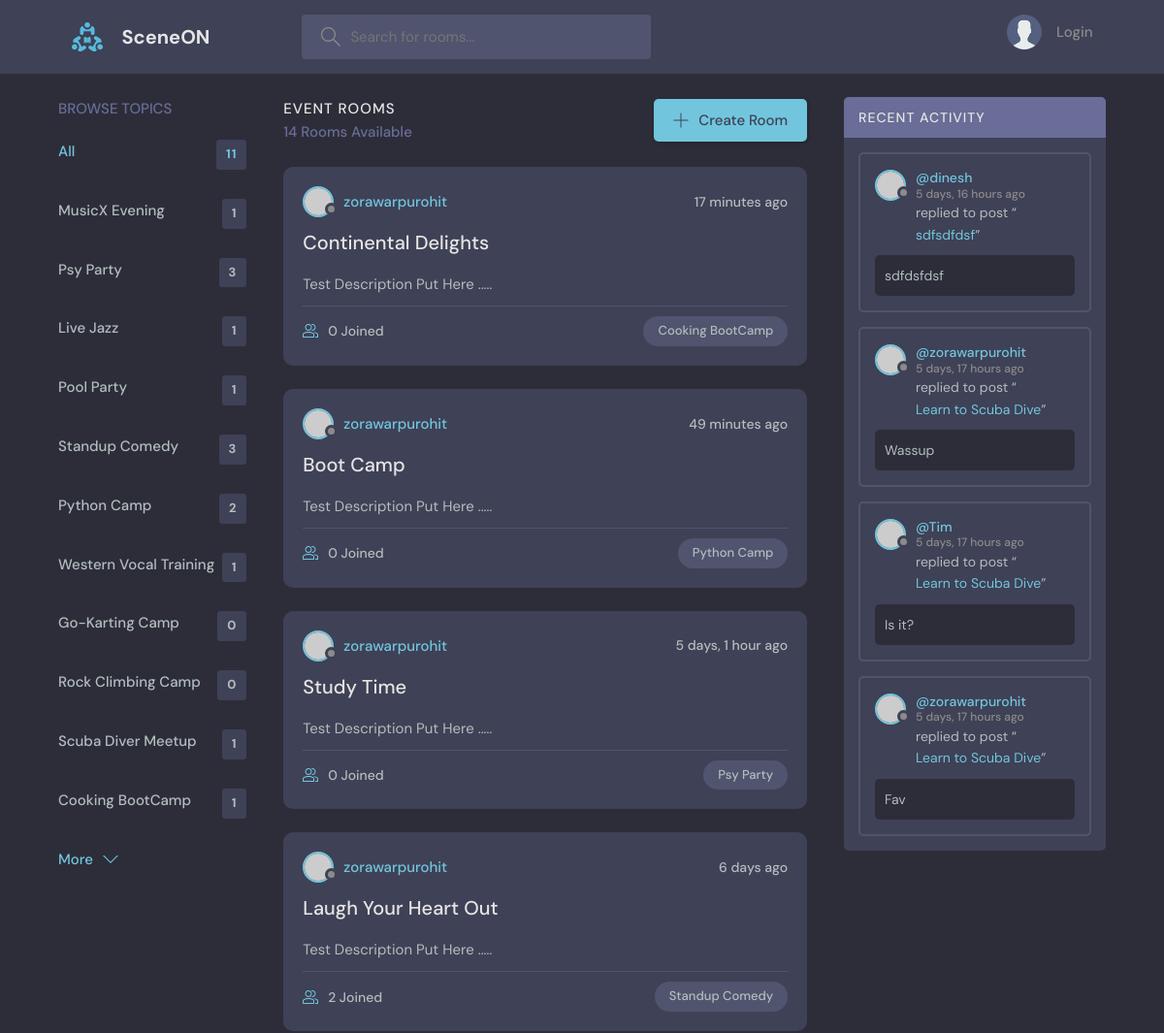
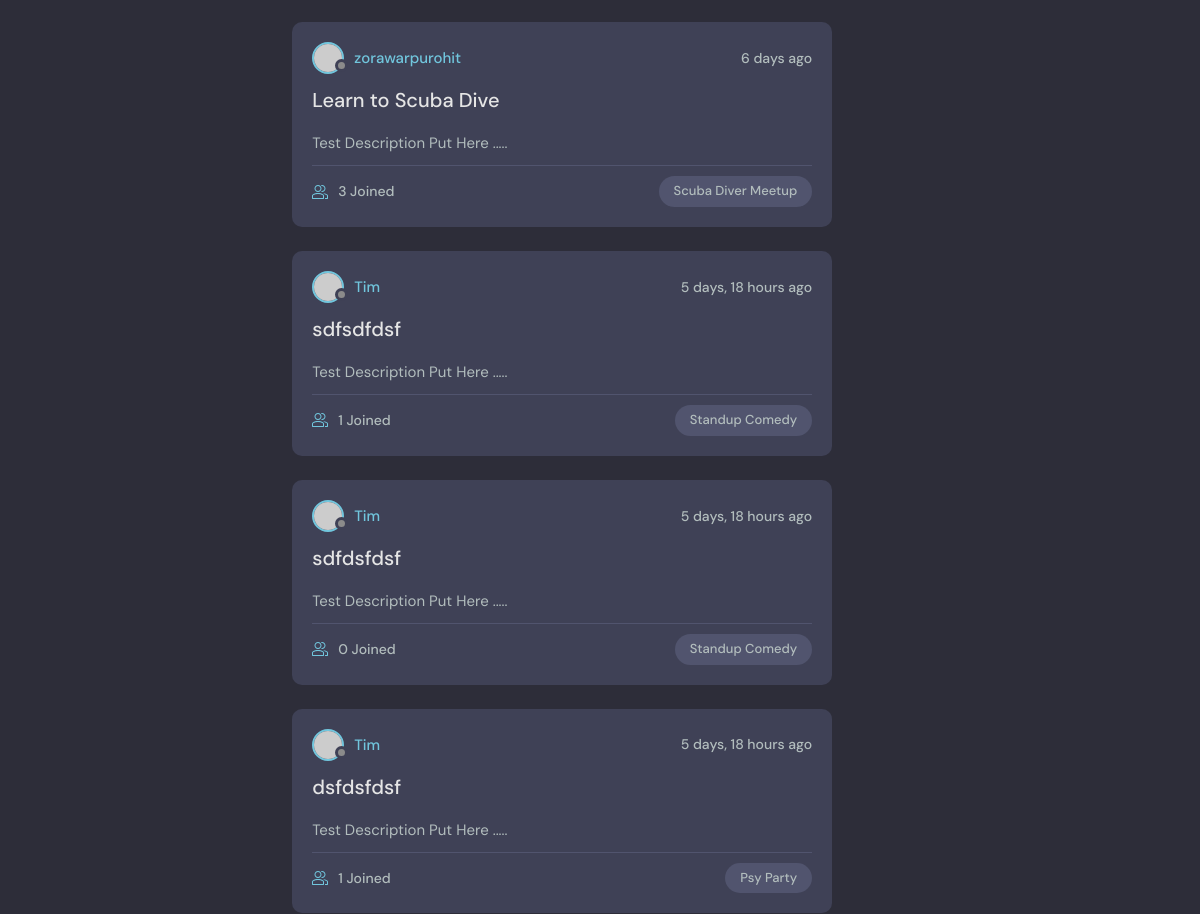
Before: / (upper part) with the older database file (2 pictures, top to bottom).
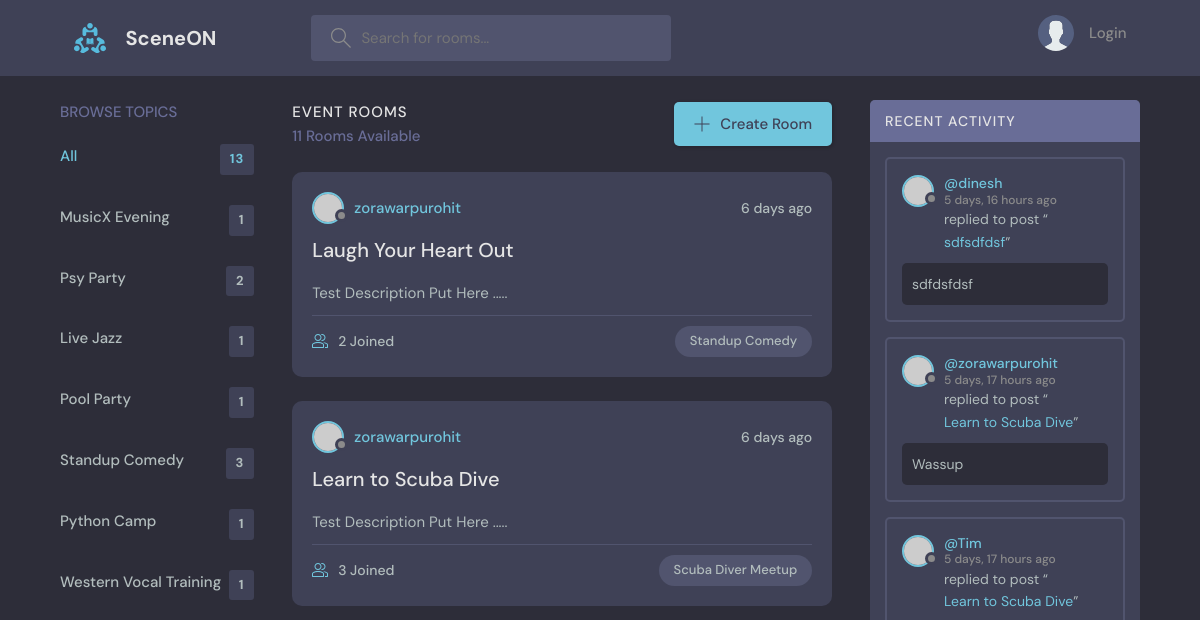
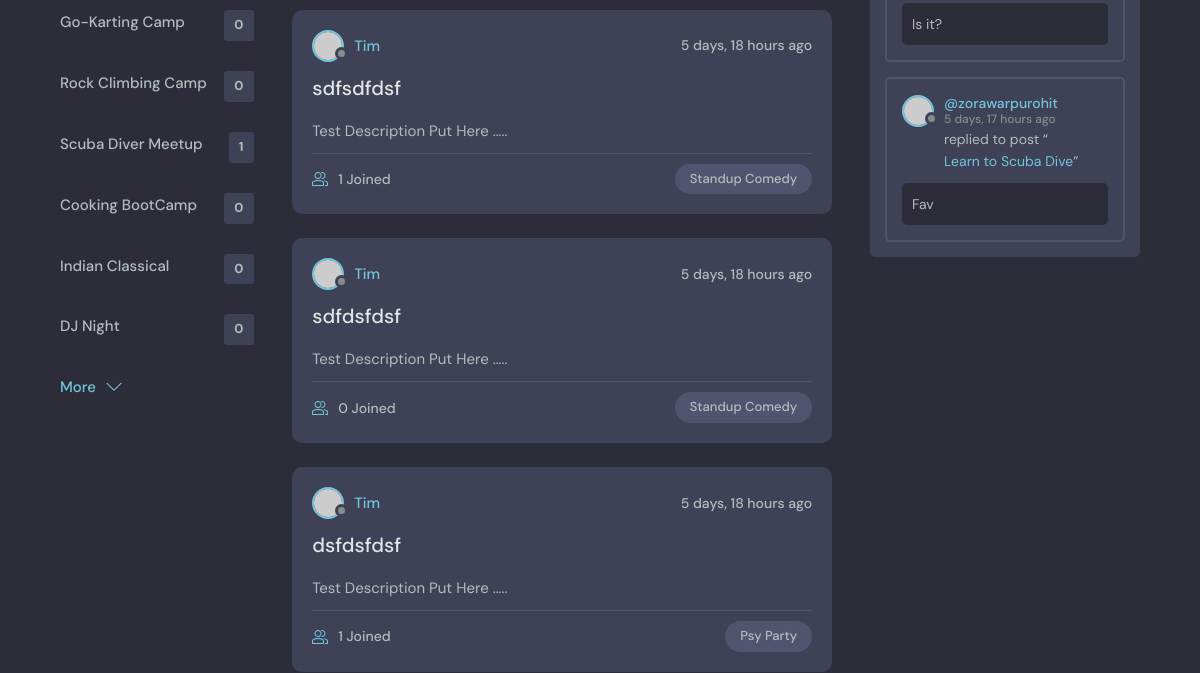
After: the same page with the newer database file (2 pictures, top to bottom).
### base/models.py (models this page shows, shortened)
class Topic(models.Model):
    name = models.CharField(max_length=200)

class Room(models.Model):
    host = models.ForeignKey(User, on_delete=models.SET_NULL, null=True)
    topic = models.ForeignKey(Topic, on_delete=models.SET_NULL, null=True)
    name = models.CharField(max_length=200)
    description = models.TextField(null=True, blank=True)
    participants = models.ManyToManyField(User, related_name='participants', blank = True)
    updated = models.DateTimeField(auto_now=True)
    created = models.DateTimeField(auto_now_add=True)
    class Meta:
        ordering = ['-updated', '-created']
    def __str__(self):
        return self.name

class Message(models.Model):
    user = models.ForeignKey(User, on_delete=models.CASCADE)
    room = models.ForeignKey(Room, on_delete=models.CASCADE)
    body = models.TextField()
    updated = models.DateTimeField(auto_now=True)
    created = models.DateTimeField(auto_now_add=True)
    class Meta:
        ordering = ['-updated', '-created']

### base/views.py (the view)
# urls.py: 2. Add a URL to urlpatterns:  path('', views.home, name='home')
def home(request):
    q = request.GET.get('q') if request.GET.get('q') != None else ''
    rooms = Room.objects.filter(
        Q(topic__name__icontains=q) |
        Q(name__icontains=q) |
        Q(description__icontains=q)
        )
    topic = Topic.objects.all()
    room_count = rooms.count()
    room_messages = Message.objects.filter(Q(room__topic__name__icontains=q))
    home_data = {'rooms': rooms, 'topics': topic, 'room_count': room_count, 'room_messages':room_messages }
    return render(request, 'base/home.html', home_data )

### base/templates/base/home.html (shortened to what this page needs)
{%extends 'main.html' %}
{% block content %}
    <main class="layout layout--3">
      <div class="container">
        {% include 'base/topics_component.html' %}
        <div class="roomList">
          <div class="roomList__header">
            <div>
              <h2>Event Rooms</h2>
              <p>{{room_count}} Rooms Available</p>
            </div>
            <a class="btn btn--main" href="{% url 'createroom' %}">
              <svg version="1.1" xmlns="http://www.w3.org/2000/svg" width="32" height="32" viewBox="0 0 32 32">
                <title>add</title>
                <path
                  d="M16.943 0.943h-1.885v14.115h-14.115v1.885h14.115v14.115h1.885v-14.115h14.115v-1.885h-14.115v-14.115z"
                ></path>
              </svg>
              Create Room
            </a>
          </div>
          {% include 'base/feed_component.html' %}
        </div>
        {% include 'base/activity_component.html'%}
      </div>
    </main>
    {% endblock %}

### base/templates/base/topics_component.html
<div class="topics">
  <div class="topics__header">
    <h2>Browse Topics</h2>
  </div>
  <ul class="topics__list">
    <li>
      <a href="{% url 'home' %}" class="active">All <span>{{topics.count}}</span></a>
    </li>
    {% for topic in topics %}
    <li>
      <a href="{% url 'home' %}?q={{topic.name}}">{{topic.name}} <span>{{topic.room_set.all.count}}</span></a>
    </li>
    {% endfor %}
  </ul>
  <a class="btn btn--link" href="topics.html">
    More
    <svg version="1.1" xmlns="http://www.w3.org/2000/svg" width="32" height="32" viewBox="0 0 32 32">
      <title>chevron-down</title>
      <path d="M16 21l-13-13h-3l16 16 16-16h-3l-13 13z"></path>
    </svg>
  </a>
</div>

### base/templates/base/feed_component.html (shortened to what this page needs)
{% for room in rooms %}
<div class="roomListRoom">
  <div class="roomListRoom__header">
    <a href="{% url 'userprofile' room.host.id %}" class="roomListRoom__author">
      <div class="avatar avatar--small">
        <img src="https://randomuser.me/api/portraits/women/11.jpg" />
      </div>
      <span>{{room.host.username}}</span>
    </a>
    <div class="roomListRoom__actions">
      <span>{{room.created|timesince}} ago</span>
    </div>
  </div>
  <div class="roomListRoom__content">
    <a href="{% url 'room' room.id %}">{{room.name}}</a>
    <p>
      Test Description Put Here .....
    </p>
  </div>
  <div class="roomListRoom__meta">
    <a href="{% url 'room' room.id %}" class="roomListRoom__joined">
      {{room.participants.all.count}} Joined
    </a>
    <p class="roomListRoom__topic">{{room.topic.name}}</p>
  </div>
</div>
{% endfor %}

### base/templates/base/activity_component.html (shortened to what this page needs)
<div class="activities">
  <div class="activities__header">
    <h2>Recent Activity</h2>
  </div>
  {% for message in room_messages %}
  <div class="activities__box">
    <div class="activities__boxHeader roomListRoom__header">
      <a href="{% url 'userprofile' message.user.id %}" class="roomListRoom__author">
        <div class="avatar avatar--small">
          <img src="https://randomuser.me/api/portraits/women/11.jpg" />
        </div>
        <p>
          @{{message.user}}
          <span>{{message.created | timesince }} ago</span>
        </p>
      </a>
    </div>
    <div class="activities__boxContent">
      <p>replied to post “<a href="{% url 'room' message.room.id %}">{{message.room}}</a>”</p>
      <div class="activities__boxRoomContent">
        {{message.body}}
      </div>
    </div>
  </div>
  {% endfor %}
</div>

Changed rows visible on the page:
removed Room: host.username "zorawarpurohit", created "17 minutes", name "Continental Delights", participants.all.count "0", topic.name "Cooking BootCamp"
removed Room: host.username "zorawarpurohit", created "49 minutes", name "Boot Camp", participants.all.count "0", topic.name "Python Camp"
removed Room: host.username "zorawarpurohit", created "5 days, 1 hour", name "Study Time", participants.all.count "0", topic.name "Psy Party"
computed for Topic "Psy Party": room_set.all.count "3" → "2"
computed for Topic "Python Camp": room_set.all.count "2" → "1"
computed for Topic "Cooking BootCamp": room_set.all.count "1" → "0"
added Topic: name "Indian Classical", room_set.all.count "0"
added Topic: name "DJ Night", room_set.all.count "0"
Other visible differences:
{{ topics.count }}: "11" → "13"
{{ room_count }}: "14" → "11"
